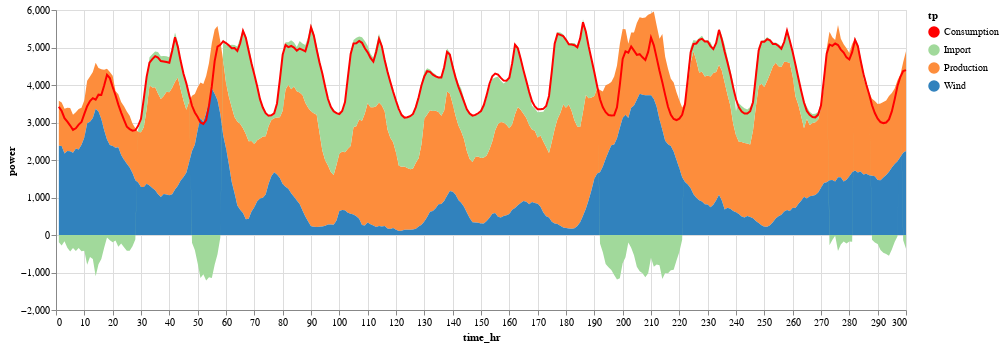

This figure's notebook cell:
### Markdown cell above
Hourly consumption, production, as well as wind energy production data available from https://www.nordpoolgroup.com/historical-market-data/

### Code cell
# using CSV, VegaLite

consum = CSV.read("consumption-dk-areas_2018_hourly.csv")
produc = CSV.read("production-dk-areas_2018_hourly.csv")
wind = CSV.read("wind-power-dk_2018_hourly.csv")
exp = CSV.read("exchange-per-country_2018_hourly.csv")

#production with find substracted
dif = produc[1:n,"DK"]-wind[1:n,"DK"]

n = 300
data = vcat(DataFrame(time_hr=collect(1:n),power = consum[1:n,"DK"], tp = "Consumption",source = 2),           
            DataFrame(time_hr=collect(1:n),power = dif, tp ="Production",source = 1),
            DataFrame(time_hr=collect(1:n),power = wind[1:n,"DK"], tp = "Wind",source = 1),
            DataFrame(time_hr=collect(1:n),power = exp[1:n,"DK"], tp = "Import",source = 1))

#Plotting data
data |>
@vlplot(width=850, hieght=700)+
@vlplot(mark=:area, x=:time_hr, y={:power,stack=:zero},color=:tp,transform=[{filter="datum.source==1"}]) +
@vlplot(mark=:line, x=:time_hr, y=:power, transform=[{filter="datum.source==2"}],
    color={:tp,
    scale={range = ["red","#a1d99b","#fd8d3c","#3182bd"]}})

### Figure 1 — Vega-Lite specification as saved in the notebook (floating-point values rounded to 4 significant figures; data arrays with more than 128 entries replaced by an {"elided": "..."} marker saying what was removed)
{"data": {"values": {"elided": "1200 records"}}, "hieght": 700, "layer": [{"encoding": {"color": {"field": "tp", "type": "nominal"}, "x": {"field": "time_hr", "type": "quantitative"}, "y": {"field": "power", "stack": "zero", "type": "quantitative"}}, "mark": "area", "transform": [{"filter": "datum.source==1"}]}, {"encoding": {"color": {"field": "tp", "scale": {"range": ["red", "#a1d99b", "#fd8d3c", "#3182bd"]}, "type": "nominal"}, "x": {"field": "time_hr", "type": "quantitative"}, "y": {"field": "power", "type": "quantitative"}}, "mark": "line", "transform": [{"filter": "datum.source==2"}]}], "width": 850}
